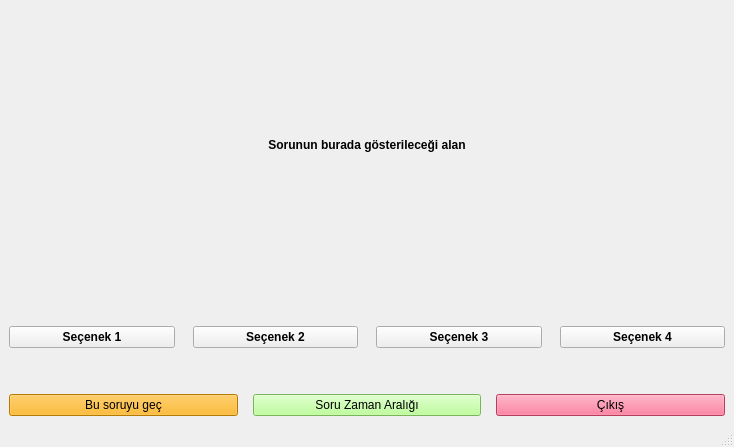
<?xml version="1.0" encoding="UTF-8"?>
<ui version="4.0">
 <class>WordQuizApp</class>
 <widget class="QMainWindow" name="WordQuizApp">
  <property name="geometry">
   <rect>
    <x>0</x>
    <y>0</y>
    <width>734</width>
    <height>447</height>
   </rect>
  </property>
  <property name="windowTitle">
   <string>Kelime Çeviri Oyunu</string>
  </property>
  <widget class="QWidget" name="centralWidget">
   <layout class="QVBoxLayout" name="verticalLayout">
    <item>
     <widget class="QLabel" name="questionLabel">
      <property name="font">
       <font>
        <pointsize>9</pointsize>
        <weight>75</weight>
        <bold>true</bold>
       </font>
      </property>
      <property name="text">
       <string>Sorunun burada gösterileceği alan</string>
      </property>
      <property name="alignment">
       <set>Qt::AlignCenter</set>
      </property>
      <property name="wordWrap">
       <bool>false</bool>
      </property>
     </widget>
    </item>
    <item>
     <spacer name="verticalSpacer_2">
      <property name="orientation">
       <enum>Qt::Vertical</enum>
      </property>
      <property name="sizeType">
       <enum>QSizePolicy::Maximum</enum>
      </property>
      <property name="sizeHint" stdset="0">
       <size>
        <width>20</width>
        <height>40</height>
       </size>
      </property>
     </spacer>
    </item>
    <item>
     <layout class="QHBoxLayout" name="buttonLayout" stretch="0,0,0,0">
      <property name="spacing">
       <number>18</number>
      </property>
      <item>
       <widget class="QPushButton" name="optionButton1">
        <property name="font">
         <font>
          <weight>75</weight>
          <bold>true</bold>
         </font>
        </property>
        <property name="text">
         <string>Seçenek 1</string>
        </property>
       </widget>
      </item>
      <item>
       <widget class="QPushButton" name="optionButton2">
        <property name="font">
         <font>
          <weight>75</weight>
          <bold>true</bold>
         </font>
        </property>
        <property name="text">
         <string>Seçenek 2</string>
        </property>
       </widget>
      </item>
      <item>
       <widget class="QPushButton" name="optionButton3">
        <property name="font">
         <font>
          <weight>75</weight>
          <bold>true</bold>
         </font>
        </property>
        <property name="text">
         <string>Seçenek 3</string>
        </property>
       </widget>
      </item>
      <item>
       <widget class="QPushButton" name="optionButton4">
        <property name="font">
         <font>
          <weight>75</weight>
          <bold>true</bold>
         </font>
        </property>
        <property name="text">
         <string>Seçenek 4</string>
        </property>
       </widget>
      </item>
     </layout>
    </item>
    <item>
     <spacer name="verticalSpacer">
      <property name="orientation">
       <enum>Qt::Vertical</enum>
      </property>
      <property name="sizeType">
       <enum>QSizePolicy::Maximum</enum>
      </property>
      <property name="sizeHint" stdset="0">
       <size>
        <width>20</width>
        <height>40</height>
       </size>
      </property>
     </spacer>
    </item>
    <item>
     <layout class="QHBoxLayout" name="controlLayout">
      <property name="spacing">
       <number>15</number>
      </property>
      <item>
       <widget class="QPushButton" name="passButton">
        <property name="styleSheet">
         <string notr="true">background-color: rgb(255, 170, 0);</string>
        </property>
        <property name="text">
         <string>Bu soruyu geç</string>
        </property>
       </widget>
      </item>
      <item>
       <widget class="QPushButton" name="settingsButton">
        <property name="styleSheet">
         <string notr="true">background-color: rgb(170, 255, 127);</string>
        </property>
        <property name="text">
         <string>Soru Zaman Aralığı</string>
        </property>
       </widget>
      </item>
      <item>
       <widget class="QPushButton" name="exitButton">
        <property name="styleSheet">
         <string notr="true">background-color: rgb(255, 85, 127);</string>
        </property>
        <property name="text">
         <string>Çıkış</string>
        </property>
       </widget>
      </item>
     </layout>
    </item>
   </layout>
  </widget>
  <widget class="QMenuBar" name="menuBar">
   <property name="geometry">
    <rect>
     <x>0</x>
     <y>0</y>
     <width>734</width>
     <height>26</height>
    </rect>
   </property>
  </widget>
  <widget class="QStatusBar" name="statusBar"/>
 </widget>
 <resources/>
 <connections/>
</ui>
